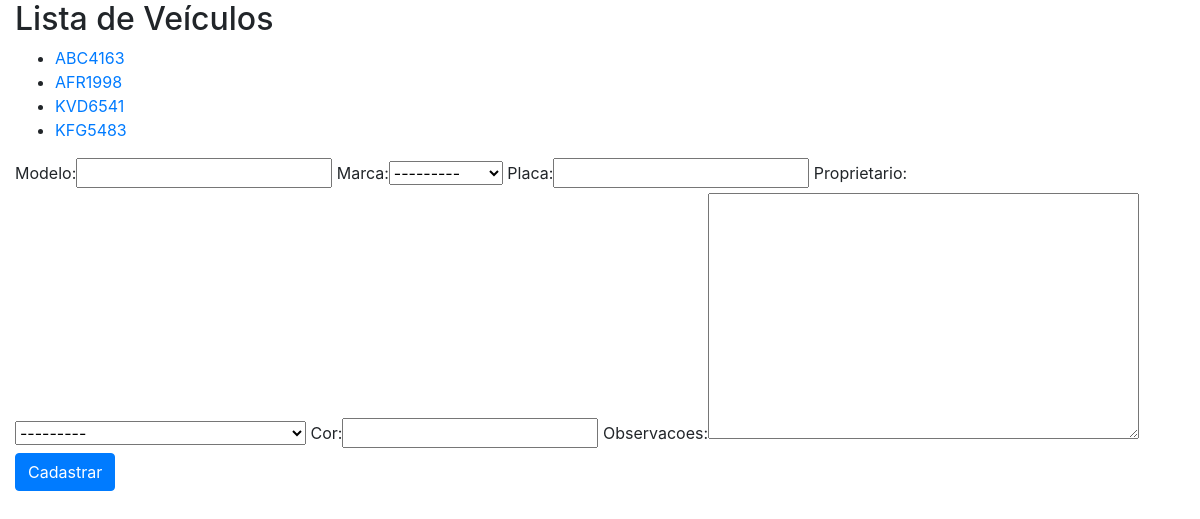
Before: /veiculos/ with the older database file.
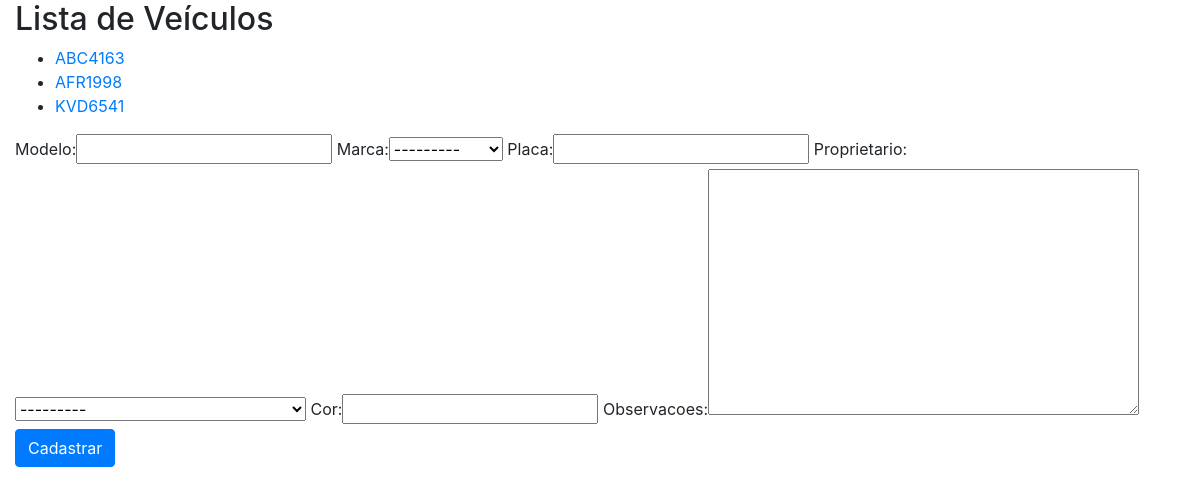
After: the same page with the newer database file.
### core/models.py (models this page shows, shortened)
class Veiculo(models.Model):
    modelo = models.CharField(max_length=20)
    marca = models.ForeignKey(Marca, on_delete=models.CASCADE)
    placa = models.CharField(max_length=7)
    proprietario = models.ForeignKey(Pessoa, on_delete=models.CASCADE)
    cor = models.CharField(max_length=15)
    observacoes = models.TextField()

### core/views.py (the view)
# urls.py: path('veiculos/', lista_veiculos, name='core_lista_veiculos'),
def lista_veiculos(request):
    veiculos = Veiculo.objects.all()
    form = VeiculoForm
    data = {'veiculos': veiculos, 'form': form}
    return render(request, 'core/lista_veiculos.html', data)

### core/models.py (called while the page is built)
    def __str__(self):
        return self.nome

    def __str__(self):
        return self.nome

### core/templates/core/lista_veiculos.html (shortened to what this page needs)
{% extends 'base.html' %}
{% load bootstrap %}
{% block main %}
<div class="row">
    <div class="col">
        <h2>Lista de Veículos</h2>
        <ul>
            {% for veiculo in veiculos %}
                <li>
                    <a href="{% url 'core_veiculo_update' veiculo.id %}">{{ veiculo.placa }}</a>
                </li>
            {% endfor %}
        </ul>
        <form action="{% url 'core_veiculo_novo' %}" method="POST">
            {{ form|bootstrap }}
            <button type="submit" class="btn btn-primary">Cadastrar</button>
        </form>
    </div>
</div>
{% endblock %}

Changed rows visible on the page:
removed Veiculo: placa "KFG5483"
